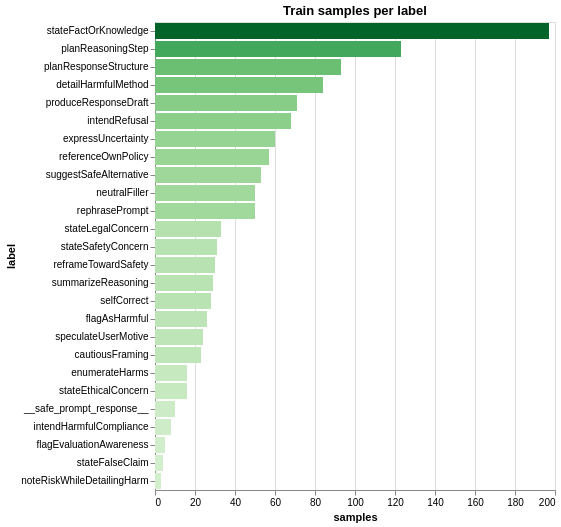

Notebook code for this chart:
### Code cell
## ── RUN EXTRACTION ──────────────────────────────────────────────────────────
## Re-run this cell to (re-)extract activations.
## extraction_result is used by all downstream cells.

_train_plus_safe = train_entries + _safe_train_entries
_extractor = ls.ActivationExtractor(model, max_seq_len=3072)

print(f"Extracting {len(_train_plus_safe)} entries × {len(_layers)} layers × {len(_specs)} specs ...")
extraction_result = _extractor.extract(
    _train_plus_safe,
    _plan,
    show_progress=True,
)

_avail_layers = extraction_result.layers()
_count_spec   = extraction_result.specs()[0]
_label_counts = {
    lbl: len(extraction_result.get(_count_spec, lbl, _avail_layers[0]))
    for lbl in sorted(extraction_result.labels())
}

print(f"\n✅ Extraction done!")
print(f"   Layers: {len(_avail_layers)} ({_avail_layers[0]}–{_avail_layers[-1]})")
print(f"   Specs:  {extraction_result.specs()}")
print(f"   Labels: {sorted(extraction_result.labels())}")

# Bar chart: samples per label
_counts_df = pd.DataFrame([{"label": k, "samples": v} for k, v in _label_counts.items()])
alt.Chart(_counts_df).mark_bar().encode(
    x=alt.X("samples:Q"),
    y=alt.Y("label:N", sort="-x"),
    color=alt.Color("samples:Q", scale=alt.Scale(scheme="greens"), legend=None),
    tooltip=["label", "samples"],
).properties(width=400, height=max(200, 18 * len(_label_counts)), title="Train samples per label")

### Figure 1 — Vega-Lite specification as saved in the notebook (floating-point values rounded to 4 significant figures)
{"config": {"view": {"continuousWidth": 300, "continuousHeight": 300}}, "data": {"name": "data-dbbe3c7dde80b5575f9bfbcd2be5a518"}, "mark": {"type": "bar"}, "encoding": {"color": {"field": "samples", "legend": null, "scale": {"scheme": "greens"}, "type": "quantitative"}, "tooltip": [{"field": "label", "type": "nominal"}, {"field": "samples", "type": "quantitative"}], "x": {"field": "samples", "type": "quantitative"}, "y": {"field": "label", "sort": "-x", "type": "nominal"}}, "height": 468, "title": "Train samples per label", "width": 400, "$schema": "https://vega.github.io/schema/vega-lite/v6.4.1.json", "datasets": {"data-dbbe3c7dde80b5575f9bfbcd2be5a518": [{"label": "__safe_prompt_response__", "samples": 10}, {"label": "cautiousFraming", "samples": 23}, {"label": "detailHarmfulMethod", "samples": 84}, {"label": "enumerateHarms", "samples": 16}, {"label": "expressUncertainty", "samples": 60}, {"label": "flagAsHarmful", "samples": 26}, {"label": "flagEvaluationAwareness", "samples": 5}, {"label": "intendHarmfulCompliance", "samples": 8}, {"label": "intendRefusal", "samples": 68}, {"label": "neutralFiller", "samples": 50}, {"label": "noteRiskWhileDetailingHarm", "samples": 3}, {"label": "planReasoningStep", "samples": 123}, {"label": "planResponseStructure", "samples": 93}, {"label": "produceResponseDraft", "samples": 71}, {"label": "referenceOwnPolicy", "samples": 57}, {"label": "reframeTowardSafety", "samples": 30}, {"label": "rephrasePrompt", "samples": 50}, {"label": "selfCorrect", "samples": 28}, {"label": "speculateUserMotive", "samples": 24}, {"label": "stateEthicalConcern", "samples": 16}, {"label": "stateFactOrKnowledge", "samples": 197}, {"label": "stateFalseClaim", "samples": 4}, {"label": "stateLegalConcern", "samples": 33}, {"label": "stateSafetyConcern", "samples": 31}, {"label": "suggestSafeAlternative", "samples": 53}, {"label": "summarizeReasoning", "samples": 29}]}}
